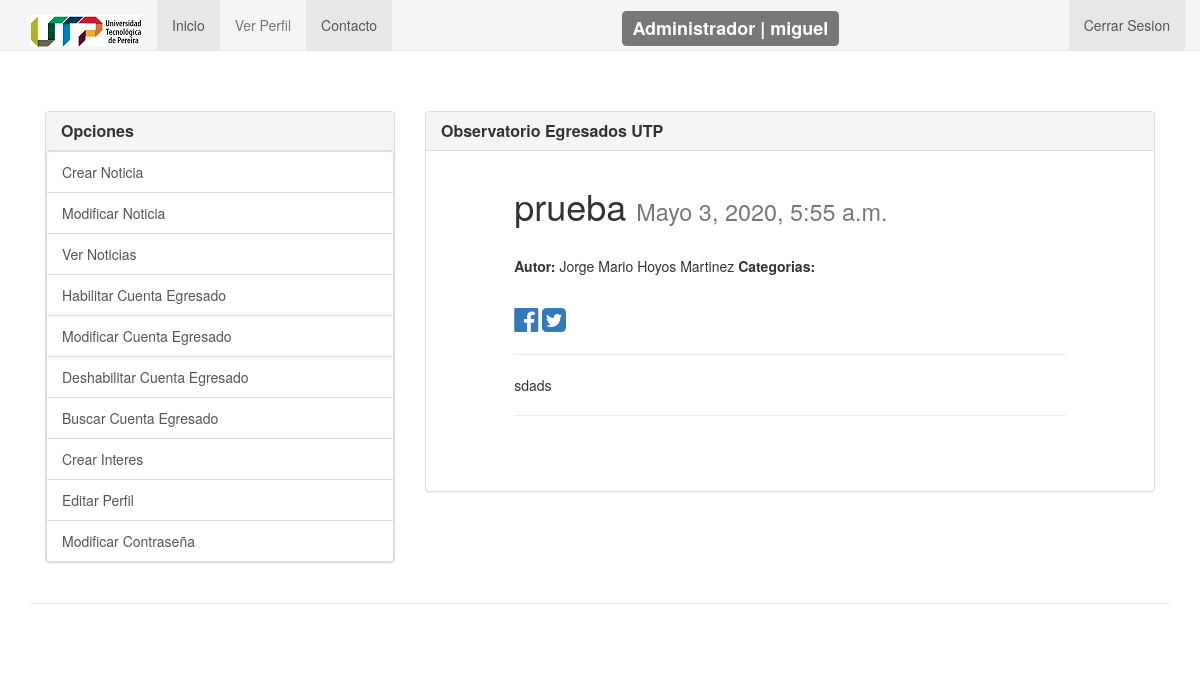
The app's page /posts/prueba-44-46/ (signed in) with its own data.
### users/models.py (models this page shows, shortened)
class User(AbstractUser):
    Superusuario = models.BooleanField(default=False)
    Administrador = models.BooleanField(default=False)
    Egresado =models.BooleanField(default=False)
    UNDEFINED = 'indef'
    MALE = 'masc'
    FEMALE = 'fem'
    GENDER_CHOICE = [
        (UNDEFINED, 'Indefinido'),
        (MALE, 'Masculino'),
        (FEMALE, 'Femenino')
    ]
    imagen_Perfil = models.ImageField(upload_to=upload_location,
        null = True,
        blank = True,
        )
    website = models.URLField(max_length=200, blank=True)
    telefono = models.IntegerField(default=0)
    ciudad = models.CharField(max_length=30)
    dni_administrador = models.CharField(max_length=20)
    fecha_Nacimiento = models.DateField(default=datetime.now)
    genero = models.CharField(max_length=6, choices=GENDER_CHOICE, default=UNDEFINED)
    Confirmacion_manejo_datos_sensibles = models.BooleanField(default=True)
    biografia = models.TextField(max_length=100)
    timestamp = models.DateTimeField(auto_now_add=True , auto_now = False)
    actualizado= models.DateTimeField(auto_now_add=False , auto_now = True)
    categorias = models.ManyToManyField(Interes ,related_name='categorias',verbose_name='Categorías')
    class Meta:
        db_table = 'auth_user'
    def __str__(self):
        return self.username

### posts/models.py (models this page shows, shortened)
class Post (models.Model):
    user = models.ForeignKey(settings.AUTH_USER_MODEL, default=1, on_delete=models.CASCADE)
    titulo = models.CharField(max_length= 150)
    slug = models.SlugField(unique= True)
    imagen = models.ImageField(upload_to=upload_location,
        null = True,
        blank = True,
        height_field="height_field",
        width_field="width_field")
    height_field=models.IntegerField(default=0)
    width_field=models.IntegerField(default=0)
    contenido=models.TextField()
    draft = models.BooleanField(default= False)
    publish = models.DateField(auto_now_add=False , auto_now = False)
    timestamp = models.DateTimeField(auto_now_add=True , auto_now = False)
    actualizado= models.DateTimeField(auto_now_add=False , auto_now = True)
    objects = PostManager()
    categorias = models.ManyToManyField(Interes ,verbose_name='Categorías')
    class Meta:
        ordering = ["-timestamp","actualizado"]

### posts/views.py (the view)
# urls.py: path('<slug:slug>/',views.post_detail, name='detail'),
def post_detail(request, slug=None):
    instance = get_object_or_404(Post, slug=slug)
    if instance.publish > timezone.now().date() or instance.draft:
        if not request.user.Administrador:
            raise Http404
    share_string = quote_plus(instance.titulo)
    context = {
        "title": instance.titulo,
        "instance": instance,
        "share_string":share_string,
    }
    if request.user.Administrador or request.user.Egresado:
        return render(request,"post_detail.html", context)
    else:
        raise PermissionDenied

### posts/templatetags/urlify.py (called while the page is built)
@register.filter
def urlify(value):
    return quote_plus(value)

### templates/post_detail.html (shortened to what this page needs)
{% extends "base.html" %}
{%  load urlify%}
{% block content %}
<div class="col-sm-10 col-sm-offset-1">
    <h1>{{ title }} <small>{% if instance.draft %} <span style="color:red;">DRAFT</span>{% endif %} {{ instance.timestamp }}</small></h1><br>
    {%  if instance.user.get_full_name %}
        <p><strong> Autor: </strong>  {{ instance.user.get_full_name }}  {% if instance.categorias %}<strong>  Categorias: </strong> {% endif %}</p>
    {% else %}
        <p><strong> Autor: </strong>{{ instance.user }}   {% if instance.categorias %}<strong>  Categorias: </strong> {% for category in instance.categorias.all %}{{category.nombre}}{% if not forloop.last %}, {% endif %}{% endfor %} {% endif %}</p>
    {% endif %}
    <br>
        <a href="https://www.facebook.com/sharer/sharer.php?u={{ request.build_absolute_uri }}">
        <i class="fa fa-facebook-official fa-2x" aria-hidden="true"></i>
        </a>
        <a href="https://twitter.com/home?status={{ share_string }} {{ request.build_absolute_uri }}">
        <i class="fa fa-twitter-square fa-2x" aria-hidden="true"></i>
        </a><br> <hr/>
    {{ instance.contenido }} <hr/><br/>
    <br>
</div>
{% endblock %}

### templates/navbar.html (shortened to what this page needs)
{% load static %}
<nav  class="navbar navbar-default navbar-static-top">
  <div class="container">
    <div class="navbar-header">
      <a class="navbar-brand" >
        <img src='{% static "img/logoUTP.jpg" %}' class="img-responsive" width="100" height="100" style="width:110%;">
      </a>
    </div>
    <div id="navbar" class="navbar-collapse collapse">
      <ul class="nav navbar-nav navbar-left">
        <li class="active"><a href="{% url 'portal:inicio' %}">Inicio</a></li>
        {% if request.user.is_authenticated  %}
            <li><a href="{% url 'users:userdetail' %}">   Ver Perfil</a></li>
        {% endif %}
        {% if request.user.Administrador or request.user.Egresado and not user.is_superuser %}
        <li class="active"><a href="{% url 'portal:contact' %}">   Contacto</a></li>
        {% endif %}
      </ul>
        <ul class="nav navbar-nav navbar-right">
        {% if request.user.is_authenticated %}
        <li class="active"><a href="{% url 'auth_logout' %}">Cerrar Sesion</a></li>
        {% endif %}
        </ul>
      {% if not request.user.is_authenticated and not "/accounts/login" in request.get_full_path %}
          <form class="navbar-form navbar-right" method="POST" action="{% url 'auth_login' %}">{% csrf_token %}
            <div class="form-group">
              <input type="text" class="form-control" name="username" placeholder="Usuario"/>
            </div>
            <div class="form-group">
              <input type="password" class="form-control" name="password" placeholder="Clave"/>
            </div>
            <button type="submit" class="btn btn-default">Iniciar Sesion</button>
          </form>
      {% else %}
          {% if not user.is_superuser and request.user.Administrador%}
              <center><h3 style="margin: 12px"><span class="label label-default">Administrador | {{request.user }}</h3></span></center>
          {% endif %}
      {% endif %}
    </div>
  </div>
</nav>

### static/css/base.css (style rules this page uses)
h1 { color: blue; }

### static/css/navbar-static-top.css (style rules this page uses)
body { min-height: 750px; }
.navbar-static-top { margin-bottom: 5px; }
.navbar-default { background-color: #f4f5f5 !important; }

### records on screen
Post: titulo "prueba", timestamp "Mayo 3, 2020, 5:55 a.m.", user.get_full_name "Jorge Mario Hoyos Martinez", contenido "sdads"

### other values on screen
{{ request.user }} "miguel"
